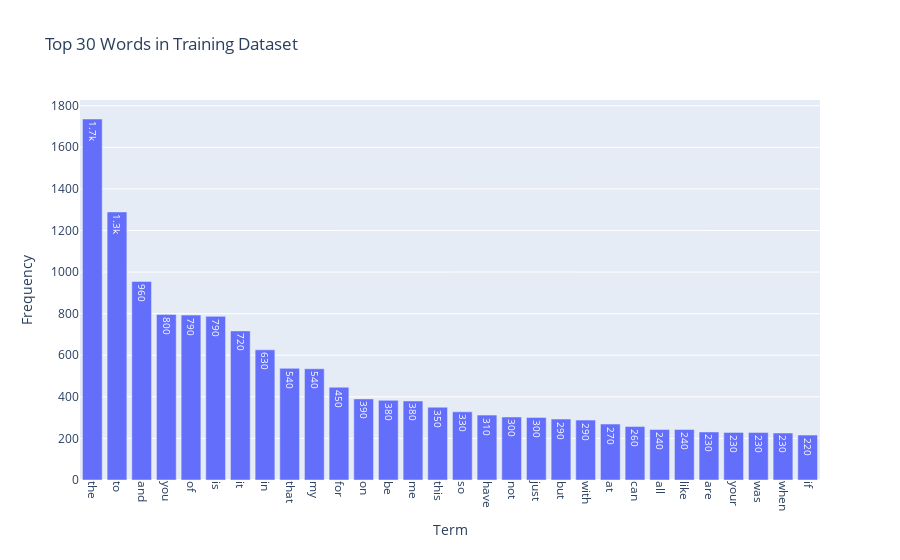
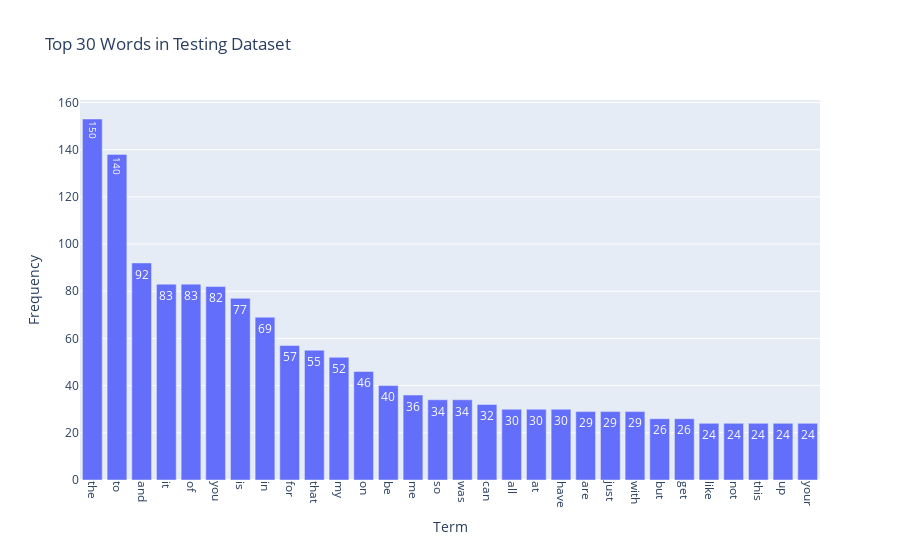

Notebook code for these charts, in order:
### Markdown cell above
---
### ** >>> Exercise 1 (Take home): **  
Plot word frequency for Top 30 words in both train and test dataset. (Hint: refer to DM lab 1)

### Code cell
# Answer here
from sklearn.feature_extraction.text import CountVectorizer
import numpy as np
import plotly.express as px

count_vect = CountVectorizer()

def plot_top_words(data, title):
    X_counts = count_vect.fit_transform(data.text)
    # calculate the term frequencies and represented as a one-dimensional np.array
    term_frequencies = np.asarray(X_counts.sum(axis=0))[0]
    # buid a dataframe include terms and its frequencies
    df_all = pd.DataFrame({"term": count_vect.get_feature_names_out(), "frequency": term_frequencies})
    # find top 30 high-frequency words
    selected_terms = df_all.nlargest(30, "frequency")
    # plot
    fig = px.bar(selected_terms, x="term", y="frequency", text_auto='.2s', title=title)
    fig.update_xaxes(tickangle=90)
    fig.update_layout(xaxis_title="Term", yaxis_title="Frequency")
    fig.show()

# training dataset
plot_top_words(train_df, "Top 30 Words in Training Dataset")

# testing dataset
plot_top_words(test_df, "Top 30 Words in Testing Dataset")

### Figure 1 — Plotly figure (JSON) as saved in the notebook; plotly's stock layout.template omitted (floating-point values rounded to 4 significant figures)
{"data": [{"alignmentgroup": "True", "hovertemplate": "term=%{x}<br>frequency=%{y}<extra></extra>", "legendgroup": "", "marker": {"color": "#636efa", "pattern": {"shape": ""}}, "name": "", "offsetgroup": "", "orientation": "v", "showlegend": false, "textposition": "auto", "texttemplate": "%{y:.2s}", "type": "bar", "x": ["the", "to", "and", "you", "of", "is", "it", "in", "that", "my", "for", "on", "be", "me", "this", "so", "have", "not", "just", "but", "with", "at", "can", "all", "like", "are", "your", "was", "when", "if"], "xaxis": "x", "y": [1736, 1289, 955, 796, 793, 787, 717, 626, 537, 535, 446, 390, 383, 380, 350, 328, 312, 303, 301, 293, 288, 269, 257, 243, 243, 231, 229, 228, 226, 216], "yaxis": "y"}], "layout": {"barmode": "relative", "legend": {"tracegroupgap": 0}, "title": {"text": "Top 30 Words in Training Dataset"}, "xaxis": {"anchor": "y", "domain": [0, 1], "tickangle": 90, "title": {"text": "Term"}}, "yaxis": {"anchor": "x", "domain": [0, 1], "title": {"text": "Frequency"}}}}

### Figure 2 — Plotly figure (JSON) as saved in the notebook; plotly's stock layout.template omitted (floating-point values rounded to 4 significant figures)
{"data": [{"alignmentgroup": "True", "hovertemplate": "term=%{x}<br>frequency=%{y}<extra></extra>", "legendgroup": "", "marker": {"color": "#636efa", "pattern": {"shape": ""}}, "name": "", "offsetgroup": "", "orientation": "v", "showlegend": false, "textposition": "auto", "texttemplate": "%{y:.2s}", "type": "bar", "x": ["the", "to", "and", "it", "of", "you", "is", "in", "for", "that", "my", "on", "be", "me", "so", "was", "can", "all", "at", "have", "are", "just", "with", "but", "get", "like", "not", "this", "up", "your"], "xaxis": "x", "y": [153, 138, 92, 83, 83, 82, 77, 69, 57, 55, 52, 46, 40, 36, 34, 34, 32, 30, 30, 30, 29, 29, 29, 26, 26, 24, 24, 24, 24, 24], "yaxis": "y"}], "layout": {"barmode": "relative", "legend": {"tracegroupgap": 0}, "title": {"text": "Top 30 Words in Testing Dataset"}, "xaxis": {"anchor": "y", "domain": [0, 1], "tickangle": 90, "title": {"text": "Term"}}, "yaxis": {"anchor": "x", "domain": [0, 1], "title": {"text": "Frequency"}}}}
